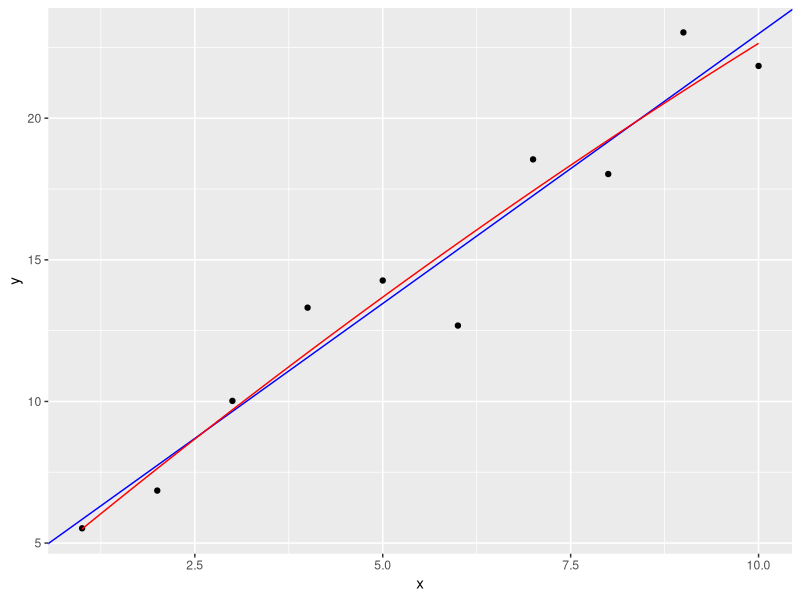
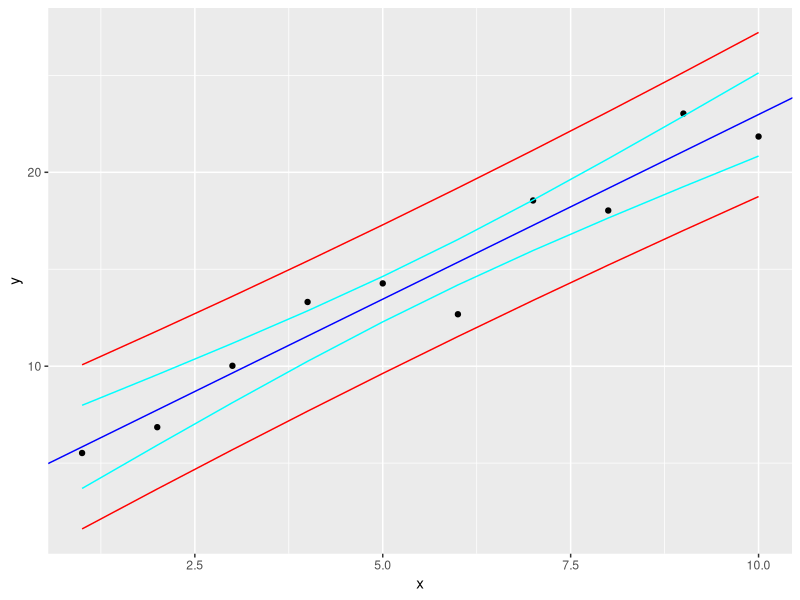
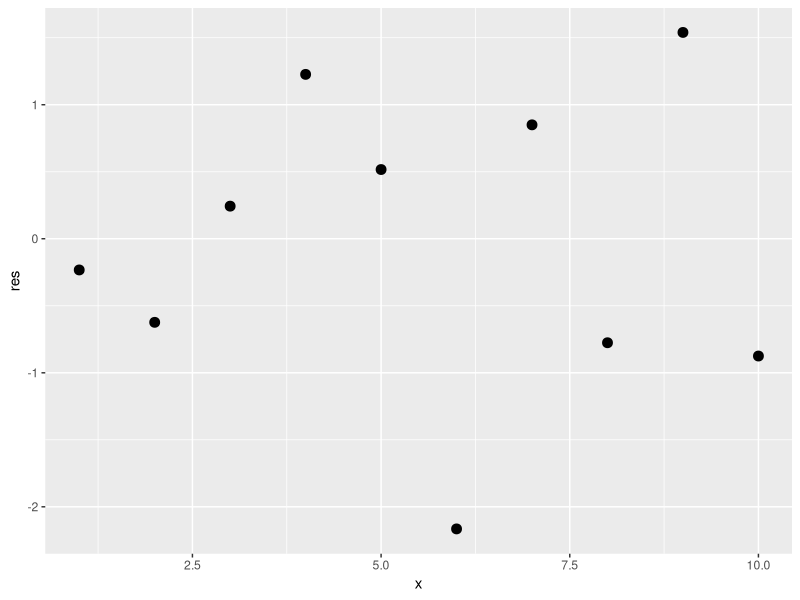
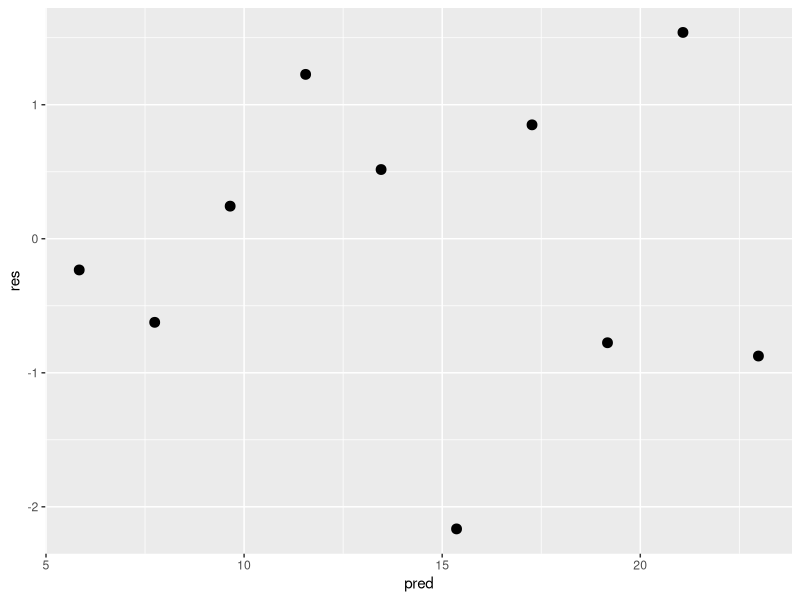
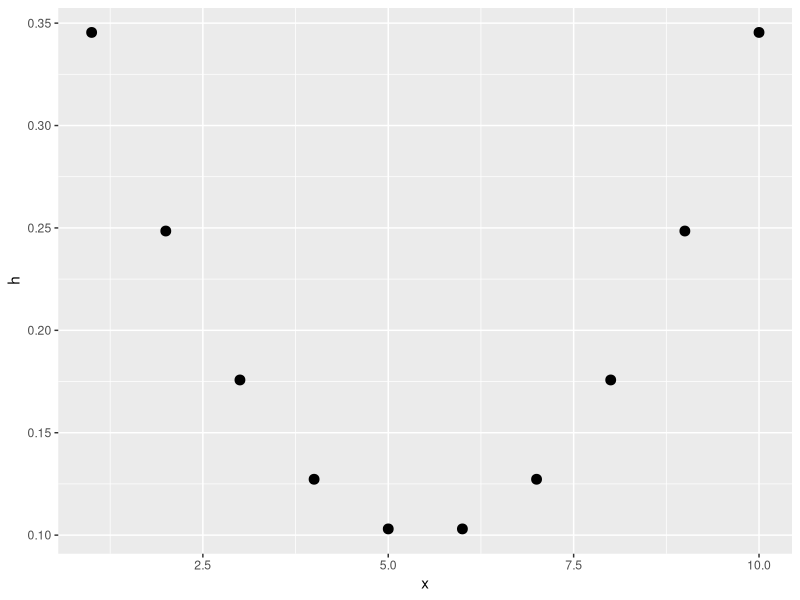
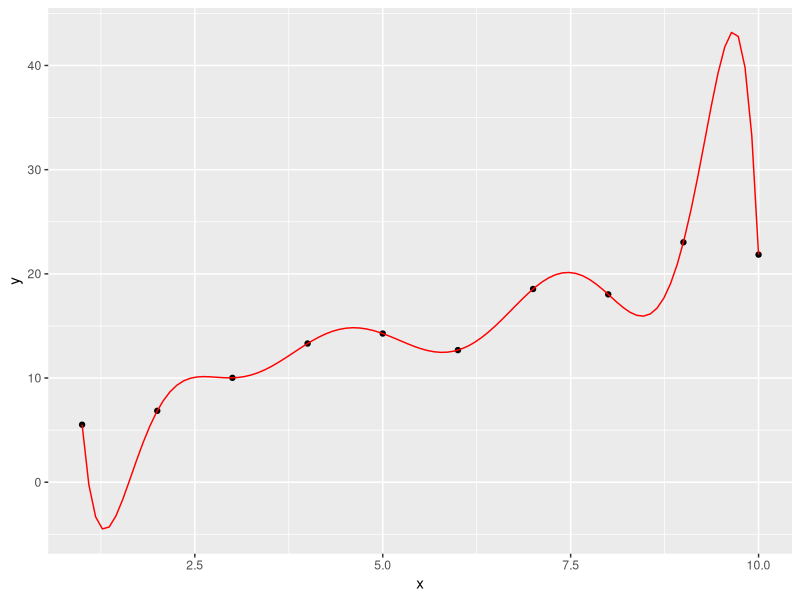

Generate these figures, in order, with R:
## ---- chunk 1
knitr::opts_chunk$set(echo = TRUE)

library(tidyverse)

## ---- chunk 2


data <- data.frame(x = 1:10, y = c(5.52127567436017,
                                   6.85340682052011,
                                   10.0201614384284,
                                   13.3112793929856,
                                   14.2698633593385,
                                   12.6786166068488,
                                   18.5461642188697,
                                   18.0289396423979,
                                   23.0282117434266,
                                   21.8451069217528))

mod0 <- lm(y ~ 1, data);summary(mod0)
mod1 <- lm(y ~ x, data); summary(mod1)
mod2 <- lm(y ~ x + I(x^2), data); summary(mod2)
mod2_fun <- function(x) {
  mod2$coefficients[1] + mod2$coefficients[2] * x + mod2$coefficients[3] * x^2
}
ggplot(data, aes(x,y)) +
  geom_point() +
  geom_abline(intercept = mod1$coefficients[1], slope = mod1$coefficients[2], color = "blue") +
  stat_function(fun = mod2_fun, color = "red")


#estimate for beta in linear model
mod1$coefficients[2]
#estimate for beta in polynomial model
mod2$coefficients[2:3]

# kan model 2 reduceres til model 1? : H0: beta_2 = 0, H1: beta_2 |= 0, ved alpha = 0.05

anova(mod0,mod1)
anova(mod1,mod2)
# da Pr(>F) > 0.05 accepteres H0 ved 5% signifikans niveau

# R^2 og R_adj for mod 1
summary(mod1)$r.squared
summary(mod1)$adj.r.squared
# R^2 og R_adj for mod 2
summary(mod2)$r.squared
summary(mod2)$adj.r.squared

confint(mod1)
confint(mod2)
# da konfidens intervallet for beta_2 i mod 2 ligger omkring 0 støtter det hypotesen fra tidligere om at beta_2 = 0
# da konfidens intervallet for beta_1 i mod 1 ikke ligger omkring 0, så viser det at beta_1 ikke er lig 0 og altså er mod1 bedre end mod0
x <- data.frame(x = 1:10)
yc <- predict(mod1, x, interval = "confidence")
ypi <- predict(mod1, x, interval = "predict")

ggplot(data, aes(x,y)) +
  geom_point() +
  geom_abline(intercept = mod1$coefficients[1], slope = mod1$coefficients[2], color = "blue") +
  geom_line(aes(x, yc[,2]), color = "cyan") +
  geom_line(aes(x, yc[,3]), color = "cyan") +
  geom_line(aes(x, ypi[,2]), color = "red") +
  geom_line(aes(x, ypi[,3]), color = "red")
  
# interpret these bounds ( ved ikk lige helt hvad jeg skal skrive her)


res <- rstudent(mod1)
pred <- predict(mod1)
y <- data$y

ggplot(cbind(data, res), aes(x, res)) +
  geom_point(size = 3)


ggplot(cbind(data, pred), aes(pred, res)) +
  geom_point(size = 3)

#tjek assumptions om GLM med de 2 plots

h <- hatvalues(mod1)

ggplot(cbind(data, h), aes(x, h)) + 
  geom_point(size = 3)

# leveragen er hoejst i starten og slutningen

mod9 <- lm(y ~ poly(x, 9, raw = TRUE), data)
cof9 <- coef(mod9)
mod9_fun <- function(x) {
  cof9[1] + x * cof9[2] + x^2 * cof9[3] + x^3 * cof9[4] + x^4 * cof9[5] + x^5 * cof9[6]+   x^6 * cof9[7] + x^7 * cof9[8] + x^8 * cof9[9] + x^9 * cof9[10]
}

ggplot(data, aes(x,y)) +
  geom_point() +
  stat_function(fun = mod9_fun, color = "red")

summary(mod9)$r.squared
summary(mod9)$adj.r.squared

# modellen rammer alle punkterne fuldstaendig, men ville ikke være god til at praedikere nye vaerdier, taenker jeg.



